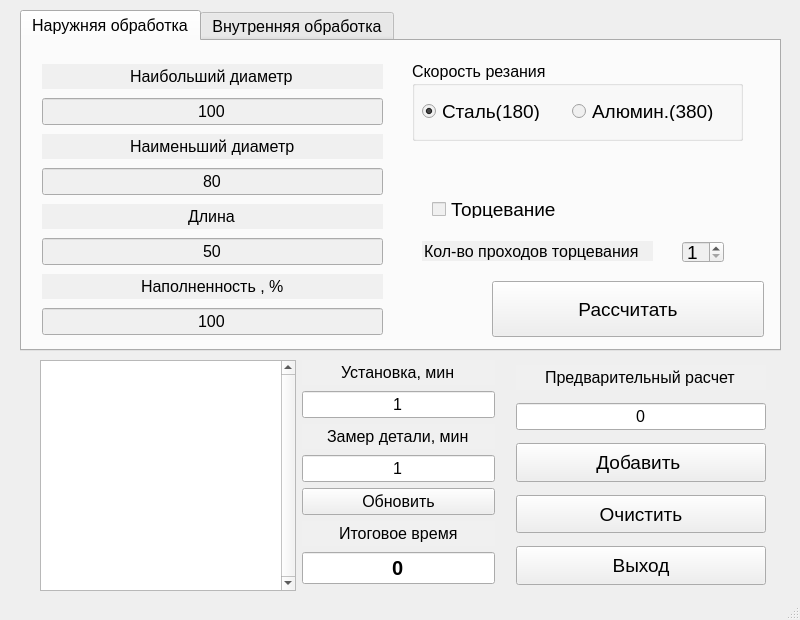
<?xml version="1.0" encoding="UTF-8"?>
<ui version="4.0">
 <class>MainWindow</class>
 <widget class="QMainWindow" name="MainWindow">
  <property name="geometry">
   <rect>
    <x>0</x>
    <y>0</y>
    <width>800</width>
    <height>620</height>
   </rect>
  </property>
  <property name="sizePolicy">
   <sizepolicy hsizetype="Expanding" vsizetype="Expanding">
    <horstretch>0</horstretch>
    <verstretch>0</verstretch>
   </sizepolicy>
  </property>
  <property name="minimumSize">
   <size>
    <width>800</width>
    <height>620</height>
   </size>
  </property>
  <property name="maximumSize">
   <size>
    <width>800</width>
    <height>620</height>
   </size>
  </property>
  <property name="palette">
   <palette>
    <active>
     <colorrole role="Midlight">
      <brush brushstyle="SolidPattern">
       <color alpha="255">
        <red>255</red>
        <green>255</green>
        <blue>255</blue>
       </color>
      </brush>
     </colorrole>
    </active>
    <inactive>
     <colorrole role="Midlight">
      <brush brushstyle="SolidPattern">
       <color alpha="255">
        <red>255</red>
        <green>255</green>
        <blue>255</blue>
       </color>
      </brush>
     </colorrole>
    </inactive>
    <disabled>
     <colorrole role="Midlight">
      <brush brushstyle="SolidPattern">
       <color alpha="255">
        <red>255</red>
        <green>255</green>
        <blue>255</blue>
       </color>
      </brush>
     </colorrole>
    </disabled>
   </palette>
  </property>
  <property name="font">
   <font>
    <pointsize>12</pointsize>
   </font>
  </property>
  <property name="windowTitle">
   <string>Расчет токарки 2.0</string>
  </property>
  <property name="documentMode">
   <bool>false</bool>
  </property>
  <widget class="QWidget" name="centralwidget">
   <widget class="QTabWidget" name="tabWidget">
    <property name="geometry">
     <rect>
      <x>20</x>
      <y>10</y>
      <width>761</width>
      <height>341</height>
     </rect>
    </property>
    <property name="sizePolicy">
     <sizepolicy hsizetype="Preferred" vsizetype="Preferred">
      <horstretch>0</horstretch>
      <verstretch>0</verstretch>
     </sizepolicy>
    </property>
    <property name="palette">
     <palette>
      <active>
       <colorrole role="Base">
        <brush brushstyle="SolidPattern">
         <color alpha="255">
          <red>240</red>
          <green>240</green>
          <blue>240</blue>
         </color>
        </brush>
       </colorrole>
      </active>
      <inactive>
       <colorrole role="Base">
        <brush brushstyle="SolidPattern">
         <color alpha="255">
          <red>240</red>
          <green>240</green>
          <blue>240</blue>
         </color>
        </brush>
       </colorrole>
      </inactive>
      <disabled>
       <colorrole role="Base">
        <brush brushstyle="SolidPattern">
         <color alpha="255">
          <red>240</red>
          <green>240</green>
          <blue>240</blue>
         </color>
        </brush>
       </colorrole>
      </disabled>
     </palette>
    </property>
    <property name="focusPolicy">
     <enum>Qt::TabFocus</enum>
    </property>
    <property name="currentIndex">
     <number>0</number>
    </property>
    <widget class="QWidget" name="tab_2">
     <attribute name="title">
      <string>Наружняя обработка</string>
     </attribute>
     <widget class="QWidget" name="verticalLayoutWidget_3">
      <property name="geometry">
       <rect>
        <x>20</x>
        <y>20</y>
        <width>341</width>
        <height>281</height>
       </rect>
      </property>
      <layout class="QVBoxLayout" name="verticalLayout_3">
       <property name="spacing">
        <number>6</number>
       </property>
       <item>
        <widget class="QLineEdit" name="lineEdit_11">
         <property name="font">
          <font>
           <pointsize>12</pointsize>
          </font>
         </property>
         <property name="focusPolicy">
          <enum>Qt::NoFocus</enum>
         </property>
         <property name="text">
          <string>Наибольший диаметр</string>
         </property>
         <property name="frame">
          <bool>false</bool>
         </property>
         <property name="alignment">
          <set>Qt::AlignCenter</set>
         </property>
         <property name="dragEnabled">
          <bool>false</bool>
         </property>
         <property name="readOnly">
          <bool>true</bool>
         </property>
         <property name="placeholderText">
          <string/>
         </property>
        </widget>
       </item>
       <item>
        <widget class="QLineEdit" name="max_n">
         <property name="text">
          <string>100</string>
         </property>
         <property name="alignment">
          <set>Qt::AlignCenter</set>
         </property>
        </widget>
       </item>
       <item>
        <widget class="QLineEdit" name="lineEdit_13">
         <property name="font">
          <font>
           <pointsize>12</pointsize>
          </font>
         </property>
         <property name="focusPolicy">
          <enum>Qt::NoFocus</enum>
         </property>
         <property name="text">
          <string>Наименьший диаметр</string>
         </property>
         <property name="frame">
          <bool>false</bool>
         </property>
         <property name="alignment">
          <set>Qt::AlignCenter</set>
         </property>
         <property name="readOnly">
          <bool>true</bool>
         </property>
        </widget>
       </item>
       <item>
        <widget class="QLineEdit" name="min_n">
         <property name="text">
          <string>80</string>
         </property>
         <property name="alignment">
          <set>Qt::AlignCenter</set>
         </property>
        </widget>
       </item>
       <item>
        <widget class="QLineEdit" name="lineEdit_15">
         <property name="font">
          <font>
           <pointsize>12</pointsize>
          </font>
         </property>
         <property name="focusPolicy">
          <enum>Qt::NoFocus</enum>
         </property>
         <property name="text">
          <string>Длина</string>
         </property>
         <property name="frame">
          <bool>false</bool>
         </property>
         <property name="alignment">
          <set>Qt::AlignCenter</set>
         </property>
         <property name="readOnly">
          <bool>true</bool>
         </property>
        </widget>
       </item>
       <item>
        <widget class="QLineEdit" name="light_n">
         <property name="text">
          <string>50</string>
         </property>
         <property name="alignment">
          <set>Qt::AlignCenter</set>
         </property>
        </widget>
       </item>
       <item>
        <widget class="QLineEdit" name="lineEdit_17">
         <property name="font">
          <font>
           <pointsize>12</pointsize>
          </font>
         </property>
         <property name="focusPolicy">
          <enum>Qt::NoFocus</enum>
         </property>
         <property name="text">
          <string>Наполненность , %</string>
         </property>
         <property name="frame">
          <bool>false</bool>
         </property>
         <property name="alignment">
          <set>Qt::AlignCenter</set>
         </property>
         <property name="readOnly">
          <bool>true</bool>
         </property>
        </widget>
       </item>
       <item>
        <widget class="QLineEdit" name="polnota_n">
         <property name="text">
          <string>100</string>
         </property>
         <property name="alignment">
          <set>Qt::AlignCenter</set>
         </property>
         <property name="placeholderText">
          <string/>
         </property>
        </widget>
       </item>
      </layout>
     </widget>
     <widget class="QCheckBox" name="torec">
      <property name="geometry">
       <rect>
        <x>410</x>
        <y>160</y>
        <width>131</width>
        <height>17</height>
       </rect>
      </property>
      <property name="font">
       <font>
        <pointsize>14</pointsize>
       </font>
      </property>
      <property name="focusPolicy">
       <enum>Qt::NoFocus</enum>
      </property>
      <property name="text">
       <string>Торцевание</string>
      </property>
     </widget>
     <widget class="QLineEdit" name="lineEdit_9">
      <property name="geometry">
       <rect>
        <x>400</x>
        <y>200</y>
        <width>231</width>
        <height>20</height>
       </rect>
      </property>
      <property name="font">
       <font>
        <pointsize>12</pointsize>
       </font>
      </property>
      <property name="focusPolicy">
       <enum>Qt::NoFocus</enum>
      </property>
      <property name="text">
       <string>Кол-во проходов торцевания</string>
      </property>
      <property name="frame">
       <bool>false</bool>
      </property>
      <property name="alignment">
       <set>Qt::AlignLeading|Qt::AlignLeft|Qt::AlignVCenter</set>
      </property>
      <property name="readOnly">
       <bool>true</bool>
      </property>
     </widget>
     <widget class="QSpinBox" name="spinBox">
      <property name="geometry">
       <rect>
        <x>660</x>
        <y>200</y>
        <width>42</width>
        <height>22</height>
       </rect>
      </property>
      <property name="font">
       <font>
        <pointsize>14</pointsize>
       </font>
      </property>
      <property name="focusPolicy">
       <enum>Qt::StrongFocus</enum>
      </property>
      <property name="minimum">
       <number>1</number>
      </property>
     </widget>
     <widget class="QGroupBox" name="groupBox_2">
      <property name="geometry">
       <rect>
        <x>390</x>
        <y>20</y>
        <width>331</width>
        <height>80</height>
       </rect>
      </property>
      <property name="title">
       <string>Скорость резания</string>
      </property>
      <widget class="QRadioButton" name="steel_2">
       <property name="geometry">
        <rect>
         <x>10</x>
         <y>40</y>
         <width>161</width>
         <height>20</height>
        </rect>
       </property>
       <property name="font">
        <font>
         <pointsize>14</pointsize>
        </font>
       </property>
       <property name="focusPolicy">
        <enum>Qt::NoFocus</enum>
       </property>
       <property name="text">
        <string>Сталь(180)</string>
       </property>
       <property name="checked">
        <bool>true</bool>
       </property>
      </widget>
      <widget class="QRadioButton" name="al_2">
       <property name="geometry">
        <rect>
         <x>160</x>
         <y>40</y>
         <width>141</width>
         <height>20</height>
        </rect>
       </property>
       <property name="font">
        <font>
         <pointsize>14</pointsize>
        </font>
       </property>
       <property name="focusPolicy">
        <enum>Qt::NoFocus</enum>
       </property>
       <property name="text">
        <string>Алюмин.(380)</string>
       </property>
      </widget>
     </widget>
     <widget class="QPushButton" name="raschet_2">
      <property name="geometry">
       <rect>
        <x>470</x>
        <y>240</y>
        <width>272</width>
        <height>56</height>
       </rect>
      </property>
      <property name="sizePolicy">
       <sizepolicy hsizetype="Expanding" vsizetype="Expanding">
        <horstretch>0</horstretch>
        <verstretch>0</verstretch>
       </sizepolicy>
      </property>
      <property name="font">
       <font>
        <pointsize>14</pointsize>
       </font>
      </property>
      <property name="text">
       <string>Рассчитать</string>
      </property>
      <property name="autoDefault">
       <bool>true</bool>
      </property>
      <property name="default">
       <bool>false</bool>
      </property>
     </widget>
    </widget>
    <widget class="QWidget" name="tab">
     <attribute name="title">
      <string>Внутренняя обработка</string>
     </attribute>
     <widget class="QWidget" name="verticalLayoutWidget_2">
      <property name="geometry">
       <rect>
        <x>19</x>
        <y>19</y>
        <width>341</width>
        <height>281</height>
       </rect>
      </property>
      <layout class="QVBoxLayout" name="verticalLayout_2">
       <item>
        <widget class="QLineEdit" name="lineEdit_2">
         <property name="font">
          <font>
           <pointsize>12</pointsize>
          </font>
         </property>
         <property name="focusPolicy">
          <enum>Qt::NoFocus</enum>
         </property>
         <property name="text">
          <string>Наибольший диаметр</string>
         </property>
         <property name="frame">
          <bool>false</bool>
         </property>
         <property name="alignment">
          <set>Qt::AlignCenter</set>
         </property>
         <property name="dragEnabled">
          <bool>false</bool>
         </property>
         <property name="readOnly">
          <bool>true</bool>
         </property>
         <property name="placeholderText">
          <string/>
         </property>
        </widget>
       </item>
       <item>
        <widget class="QLineEdit" name="max">
         <property name="focusPolicy">
          <enum>Qt::StrongFocus</enum>
         </property>
         <property name="inputMask">
          <string/>
         </property>
         <property name="text">
          <string extracomment="1234">100</string>
         </property>
         <property name="alignment">
          <set>Qt::AlignCenter</set>
         </property>
        </widget>
       </item>
       <item>
        <widget class="QLineEdit" name="lineEdit_3">
         <property name="font">
          <font>
           <pointsize>12</pointsize>
          </font>
         </property>
         <property name="focusPolicy">
          <enum>Qt::NoFocus</enum>
         </property>
         <property name="text">
          <string>Наименьший диаметр</string>
         </property>
         <property name="frame">
          <bool>false</bool>
         </property>
         <property name="alignment">
          <set>Qt::AlignCenter</set>
         </property>
         <property name="readOnly">
          <bool>true</bool>
         </property>
        </widget>
       </item>
       <item>
        <widget class="QLineEdit" name="min">
         <property name="focusPolicy">
          <enum>Qt::StrongFocus</enum>
         </property>
         <property name="text">
          <string>30</string>
         </property>
         <property name="alignment">
          <set>Qt::AlignCenter</set>
         </property>
        </widget>
       </item>
       <item>
        <widget class="QLineEdit" name="lineEdit_4">
         <property name="font">
          <font>
           <pointsize>12</pointsize>
          </font>
         </property>
         <property name="focusPolicy">
          <enum>Qt::NoFocus</enum>
         </property>
         <property name="text">
          <string>Длина</string>
         </property>
         <property name="frame">
          <bool>false</bool>
         </property>
         <property name="alignment">
          <set>Qt::AlignCenter</set>
         </property>
         <property name="readOnly">
          <bool>true</bool>
         </property>
        </widget>
       </item>
       <item>
        <widget class="QLineEdit" name="light">
         <property name="focusPolicy">
          <enum>Qt::StrongFocus</enum>
         </property>
         <property name="text">
          <string>50</string>
         </property>
         <property name="alignment">
          <set>Qt::AlignCenter</set>
         </property>
        </widget>
       </item>
       <item>
        <widget class="QLineEdit" name="lineEdit_8">
         <property name="font">
          <font>
           <pointsize>12</pointsize>
          </font>
         </property>
         <property name="focusPolicy">
          <enum>Qt::NoFocus</enum>
         </property>
         <property name="text">
          <string>Наполненность , %</string>
         </property>
         <property name="frame">
          <bool>false</bool>
         </property>
         <property name="alignment">
          <set>Qt::AlignCenter</set>
         </property>
         <property name="readOnly">
          <bool>true</bool>
         </property>
        </widget>
       </item>
       <item>
        <widget class="QLineEdit" name="polnota">
         <property name="focusPolicy">
          <enum>Qt::StrongFocus</enum>
         </property>
         <property name="text">
          <string>100</string>
         </property>
         <property name="alignment">
          <set>Qt::AlignCenter</set>
         </property>
         <property name="placeholderText">
          <string/>
         </property>
        </widget>
       </item>
      </layout>
     </widget>
     <widget class="QCheckBox" name="sverl">
      <property name="geometry">
       <rect>
        <x>410</x>
        <y>160</y>
        <width>131</width>
        <height>17</height>
       </rect>
      </property>
      <property name="font">
       <font>
        <pointsize>14</pointsize>
       </font>
      </property>
      <property name="focusPolicy">
       <enum>Qt::NoFocus</enum>
      </property>
      <property name="text">
       <string>Сверление</string>
      </property>
     </widget>
     <widget class="QLineEdit" name="sverl_2">
      <property name="geometry">
       <rect>
        <x>410</x>
        <y>200</y>
        <width>113</width>
        <height>20</height>
       </rect>
      </property>
      <property name="font">
       <font>
        <pointsize>12</pointsize>
       </font>
      </property>
      <property name="focusPolicy">
       <enum>Qt::NoFocus</enum>
      </property>
      <property name="contextMenuPolicy">
       <enum>Qt::DefaultContextMenu</enum>
      </property>
      <property name="whatsThis">
       <string extracomment="рпарап"/>
      </property>
      <property name="accessibleName">
       <string/>
      </property>
      <property name="layoutDirection">
       <enum>Qt::LeftToRight</enum>
      </property>
      <property name="text">
       <string>Глубина</string>
      </property>
      <property name="frame">
       <bool>false</bool>
      </property>
      <property name="alignment">
       <set>Qt::AlignLeading|Qt::AlignLeft|Qt::AlignVCenter</set>
      </property>
      <property name="readOnly">
       <bool>true</bool>
      </property>
      <property name="placeholderText">
       <string/>
      </property>
      <property name="clearButtonEnabled">
       <bool>false</bool>
      </property>
     </widget>
     <widget class="QLineEdit" name="sverl_gl">
      <property name="geometry">
       <rect>
        <x>560</x>
        <y>200</y>
        <width>161</width>
        <height>20</height>
       </rect>
      </property>
      <property name="text">
       <string>10</string>
      </property>
      <property name="dragEnabled">
       <bool>false</bool>
      </property>
     </widget>
     <widget class="QGroupBox" name="groupBox">
      <property name="geometry">
       <rect>
        <x>390</x>
        <y>20</y>
        <width>331</width>
        <height>80</height>
       </rect>
      </property>
      <property name="title">
       <string>Скорость резания</string>
      </property>
      <widget class="QRadioButton" name="steel">
       <property name="geometry">
        <rect>
         <x>10</x>
         <y>40</y>
         <width>161</width>
         <height>20</height>
        </rect>
       </property>
       <property name="font">
        <font>
         <pointsize>14</pointsize>
        </font>
       </property>
       <property name="focusPolicy">
        <enum>Qt::NoFocus</enum>
       </property>
       <property name="text">
        <string>Сталь(180)</string>
       </property>
       <property name="checked">
        <bool>true</bool>
       </property>
      </widget>
      <widget class="QRadioButton" name="al">
       <property name="geometry">
        <rect>
         <x>160</x>
         <y>40</y>
         <width>141</width>
         <height>20</height>
        </rect>
       </property>
       <property name="font">
        <font>
         <pointsize>14</pointsize>
        </font>
       </property>
       <property name="focusPolicy">
        <enum>Qt::NoFocus</enum>
       </property>
       <property name="text">
        <string>Алюмин.(380)</string>
       </property>
      </widget>
     </widget>
     <widget class="QPushButton" name="raschet">
      <property name="geometry">
       <rect>
        <x>470</x>
        <y>240</y>
        <width>272</width>
        <height>56</height>
       </rect>
      </property>
      <property name="sizePolicy">
       <sizepolicy hsizetype="Expanding" vsizetype="Expanding">
        <horstretch>0</horstretch>
        <verstretch>0</verstretch>
       </sizepolicy>
      </property>
      <property name="font">
       <font>
        <pointsize>14</pointsize>
       </font>
      </property>
      <property name="text">
       <string>Рассчитать</string>
      </property>
      <property name="autoDefault">
       <bool>true</bool>
      </property>
      <property name="default">
       <bool>false</bool>
      </property>
     </widget>
    </widget>
   </widget>
   <widget class="QWidget" name="horizontalLayoutWidget">
    <property name="geometry">
     <rect>
      <x>40</x>
      <y>360</y>
      <width>741</width>
      <height>231</height>
     </rect>
    </property>
    <layout class="QHBoxLayout" name="horizontalLayout" stretch="0,0,5">
     <item>
      <widget class="QListWidget" name="list_result">
       <property name="focusPolicy">
        <enum>Qt::NoFocus</enum>
       </property>
       <property name="verticalScrollBarPolicy">
        <enum>Qt::ScrollBarAlwaysOn</enum>
       </property>
       <property name="tabKeyNavigation">
        <bool>false</bool>
       </property>
       <property name="alternatingRowColors">
        <bool>true</bool>
       </property>
       <property name="textElideMode">
        <enum>Qt::ElideNone</enum>
       </property>
       <property name="spacing">
        <number>10</number>
       </property>
      </widget>
     </item>
     <item>
      <layout class="QVBoxLayout" name="verticalLayout_4" stretch="0,0,0,0,0,0,0">
       <item>
        <widget class="QLineEdit" name="lineEdit_22">
         <property name="palette">
          <palette>
           <active>
            <colorrole role="Light">
             <brush brushstyle="SolidPattern">
              <color alpha="255">
               <red>240</red>
               <green>240</green>
               <blue>240</blue>
              </color>
             </brush>
            </colorrole>
            <colorrole role="Midlight">
             <brush brushstyle="SolidPattern">
              <color alpha="255">
               <red>240</red>
               <green>240</green>
               <blue>240</blue>
              </color>
             </brush>
            </colorrole>
            <colorrole role="BrightText">
             <brush brushstyle="SolidPattern">
              <color alpha="255">
               <red>240</red>
               <green>240</green>
               <blue>240</blue>
              </color>
             </brush>
            </colorrole>
            <colorrole role="Base">
             <brush brushstyle="SolidPattern">
              <color alpha="255">
               <red>240</red>
               <green>240</green>
               <blue>240</blue>
              </color>
             </brush>
            </colorrole>
           </active>
           <inactive>
            <colorrole role="Light">
             <brush brushstyle="SolidPattern">
              <color alpha="255">
               <red>240</red>
               <green>240</green>
               <blue>240</blue>
              </color>
             </brush>
            </colorrole>
            <colorrole role="Midlight">
             <brush brushstyle="SolidPattern">
              <color alpha="255">
               <red>240</red>
               <green>240</green>
               <blue>240</blue>
              </color>
             </brush>
            </colorrole>
            <colorrole role="BrightText">
             <brush brushstyle="SolidPattern">
              <color alpha="255">
               <red>240</red>
               <green>240</green>
               <blue>240</blue>
              </color>
             </brush>
            </colorrole>
            <colorrole role="Base">
             <brush brushstyle="SolidPattern">
              <color alpha="255">
               <red>240</red>
               <green>240</green>
               <blue>240</blue>
              </color>
             </brush>
            </colorrole>
           </inactive>
           <disabled>
            <colorrole role="Light">
             <brush brushstyle="SolidPattern">
              <color alpha="255">
               <red>240</red>
               <green>240</green>
               <blue>240</blue>
              </color>
             </brush>
            </colorrole>
            <colorrole role="Midlight">
             <brush brushstyle="SolidPattern">
              <color alpha="255">
               <red>240</red>
               <green>240</green>
               <blue>240</blue>
              </color>
             </brush>
            </colorrole>
            <colorrole role="BrightText">
             <brush brushstyle="SolidPattern">
              <color alpha="255">
               <red>240</red>
               <green>240</green>
               <blue>240</blue>
              </color>
             </brush>
            </colorrole>
            <colorrole role="Base">
             <brush brushstyle="SolidPattern">
              <color alpha="255">
               <red>240</red>
               <green>240</green>
               <blue>240</blue>
              </color>
             </brush>
            </colorrole>
           </disabled>
          </palette>
         </property>
         <property name="font">
          <font>
           <pointsize>12</pointsize>
          </font>
         </property>
         <property name="focusPolicy">
          <enum>Qt::NoFocus</enum>
         </property>
         <property name="acceptDrops">
          <bool>true</bool>
         </property>
         <property name="autoFillBackground">
          <bool>false</bool>
         </property>
         <property name="text">
          <string>Установка, мин</string>
         </property>
         <property name="frame">
          <bool>false</bool>
         </property>
         <property name="cursorPosition">
          <number>14</number>
         </property>
         <property name="alignment">
          <set>Qt::AlignCenter</set>
         </property>
         <property name="dragEnabled">
          <bool>false</bool>
         </property>
         <property name="readOnly">
          <bool>true</bool>
         </property>
         <property name="placeholderText">
          <string/>
         </property>
         <property name="clearButtonEnabled">
          <bool>false</bool>
         </property>
        </widget>
       </item>
       <item>
        <widget class="QLineEdit" name="ustanovka">
         <property name="focusPolicy">
          <enum>Qt::WheelFocus</enum>
         </property>
         <property name="text">
          <string>1</string>
         </property>
         <property name="alignment">
          <set>Qt::AlignCenter</set>
         </property>
        </widget>
       </item>
       <item>
        <widget class="QLineEdit" name="lineEdit_20">
         <property name="palette">
          <palette>
           <active>
            <colorrole role="Base">
             <brush brushstyle="SolidPattern">
              <color alpha="255">
               <red>240</red>
               <green>240</green>
               <blue>240</blue>
              </color>
             </brush>
            </colorrole>
           </active>
           <inactive>
            <colorrole role="Base">
             <brush brushstyle="SolidPattern">
              <color alpha="255">
               <red>240</red>
               <green>240</green>
               <blue>240</blue>
              </color>
             </brush>
            </colorrole>
           </inactive>
           <disabled>
            <colorrole role="Base">
             <brush brushstyle="SolidPattern">
              <color alpha="255">
               <red>240</red>
               <green>240</green>
               <blue>240</blue>
              </color>
             </brush>
            </colorrole>
           </disabled>
          </palette>
         </property>
         <property name="font">
          <font>
           <pointsize>12</pointsize>
          </font>
         </property>
         <property name="focusPolicy">
          <enum>Qt::NoFocus</enum>
         </property>
         <property name="text">
          <string>Замер детали, мин</string>
         </property>
         <property name="frame">
          <bool>false</bool>
         </property>
         <property name="alignment">
          <set>Qt::AlignCenter</set>
         </property>
         <property name="readOnly">
          <bool>true</bool>
         </property>
        </widget>
       </item>
       <item>
        <widget class="QLineEdit" name="zamer">
         <property name="text">
          <string>1</string>
         </property>
         <property name="alignment">
          <set>Qt::AlignCenter</set>
         </property>
        </widget>
       </item>
       <item>
        <widget class="QPushButton" name="new_2">
         <property name="sizePolicy">
          <sizepolicy hsizetype="Expanding" vsizetype="Maximum">
           <horstretch>0</horstretch>
           <verstretch>0</verstretch>
          </sizepolicy>
         </property>
         <property name="focusPolicy">
          <enum>Qt::NoFocus</enum>
         </property>
         <property name="layoutDirection">
          <enum>Qt::LeftToRight</enum>
         </property>
         <property name="text">
          <string>Обновить</string>
         </property>
        </widget>
       </item>
       <item>
        <widget class="QLineEdit" name="lineEdit_19">
         <property name="palette">
          <palette>
           <active>
            <colorrole role="Base">
             <brush brushstyle="SolidPattern">
              <color alpha="255">
               <red>240</red>
               <green>240</green>
               <blue>240</blue>
              </color>
             </brush>
            </colorrole>
           </active>
           <inactive>
            <colorrole role="Base">
             <brush brushstyle="SolidPattern">
              <color alpha="255">
               <red>240</red>
               <green>240</green>
               <blue>240</blue>
              </color>
             </brush>
            </colorrole>
           </inactive>
           <disabled>
            <colorrole role="Base">
             <brush brushstyle="SolidPattern">
              <color alpha="255">
               <red>240</red>
               <green>240</green>
               <blue>240</blue>
              </color>
             </brush>
            </colorrole>
           </disabled>
          </palette>
         </property>
         <property name="font">
          <font>
           <pointsize>12</pointsize>
           <weight>50</weight>
           <italic>false</italic>
           <bold>false</bold>
          </font>
         </property>
         <property name="focusPolicy">
          <enum>Qt::NoFocus</enum>
         </property>
         <property name="text">
          <string>Итоговое время</string>
         </property>
         <property name="frame">
          <bool>false</bool>
         </property>
         <property name="echoMode">
          <enum>QLineEdit::Normal</enum>
         </property>
         <property name="alignment">
          <set>Qt::AlignCenter</set>
         </property>
         <property name="readOnly">
          <bool>true</bool>
         </property>
        </widget>
       </item>
       <item>
        <widget class="QLineEdit" name="total_time">
         <property name="font">
          <font>
           <pointsize>15</pointsize>
           <weight>75</weight>
           <bold>true</bold>
          </font>
         </property>
         <property name="text">
          <string>0</string>
         </property>
         <property name="alignment">
          <set>Qt::AlignCenter</set>
         </property>
         <property name="readOnly">
          <bool>true</bool>
         </property>
        </widget>
       </item>
      </layout>
     </item>
     <item>
      <layout class="QVBoxLayout" name="verticalLayout" stretch="0,0,0,0,0">
       <property name="spacing">
        <number>13</number>
       </property>
       <property name="sizeConstraint">
        <enum>QLayout::SetMinAndMaxSize</enum>
       </property>
       <property name="leftMargin">
        <number>15</number>
       </property>
       <property name="topMargin">
        <number>5</number>
       </property>
       <property name="rightMargin">
        <number>15</number>
       </property>
       <property name="bottomMargin">
        <number>6</number>
       </property>
       <item>
        <widget class="QLineEdit" name="lineEdit_5">
         <property name="palette">
          <palette>
           <active>
            <colorrole role="Base">
             <brush brushstyle="SolidPattern">
              <color alpha="255">
               <red>240</red>
               <green>240</green>
               <blue>240</blue>
              </color>
             </brush>
            </colorrole>
           </active>
           <inactive>
            <colorrole role="Base">
             <brush brushstyle="SolidPattern">
              <color alpha="255">
               <red>240</red>
               <green>240</green>
               <blue>240</blue>
              </color>
             </brush>
            </colorrole>
           </inactive>
           <disabled>
            <colorrole role="Base">
             <brush brushstyle="SolidPattern">
              <color alpha="255">
               <red>240</red>
               <green>240</green>
               <blue>240</blue>
              </color>
             </brush>
            </colorrole>
           </disabled>
          </palette>
         </property>
         <property name="font">
          <font>
           <stylestrategy>PreferAntialias</stylestrategy>
          </font>
         </property>
         <property name="focusPolicy">
          <enum>Qt::NoFocus</enum>
         </property>
         <property name="text">
          <string>Предварительный расчет</string>
         </property>
         <property name="frame">
          <bool>false</bool>
         </property>
         <property name="alignment">
          <set>Qt::AlignCenter</set>
         </property>
         <property name="readOnly">
          <bool>true</bool>
         </property>
        </widget>
       </item>
       <item>
        <widget class="QLineEdit" name="predvar">
         <property name="text">
          <string>0</string>
         </property>
         <property name="alignment">
          <set>Qt::AlignCenter</set>
         </property>
         <property name="readOnly">
          <bool>true</bool>
         </property>
        </widget>
       </item>
       <item>
        <widget class="QPushButton" name="add">
         <property name="sizePolicy">
          <sizepolicy hsizetype="Expanding" vsizetype="Expanding">
           <horstretch>0</horstretch>
           <verstretch>0</verstretch>
          </sizepolicy>
         </property>
         <property name="font">
          <font>
           <pointsize>14</pointsize>
          </font>
         </property>
         <property name="text">
          <string>Добавить </string>
         </property>
         <property name="default">
          <bool>false</bool>
         </property>
        </widget>
       </item>
       <item>
        <widget class="QPushButton" name="clear_list">
         <property name="sizePolicy">
          <sizepolicy hsizetype="Expanding" vsizetype="Expanding">
           <horstretch>0</horstretch>
           <verstretch>0</verstretch>
          </sizepolicy>
         </property>
         <property name="font">
          <font>
           <pointsize>14</pointsize>
          </font>
         </property>
         <property name="text">
          <string>Очистить</string>
         </property>
        </widget>
       </item>
       <item>
        <widget class="QPushButton" name="exit">
         <property name="sizePolicy">
          <sizepolicy hsizetype="Expanding" vsizetype="Expanding">
           <horstretch>0</horstretch>
           <verstretch>0</verstretch>
          </sizepolicy>
         </property>
         <property name="font">
          <font>
           <pointsize>14</pointsize>
          </font>
         </property>
         <property name="text">
          <string>Выход</string>
         </property>
        </widget>
       </item>
      </layout>
     </item>
    </layout>
   </widget>
  </widget>
  <widget class="QStatusBar" name="statusbar"/>
 </widget>
 <resources/>
 <connections/>
</ui>
